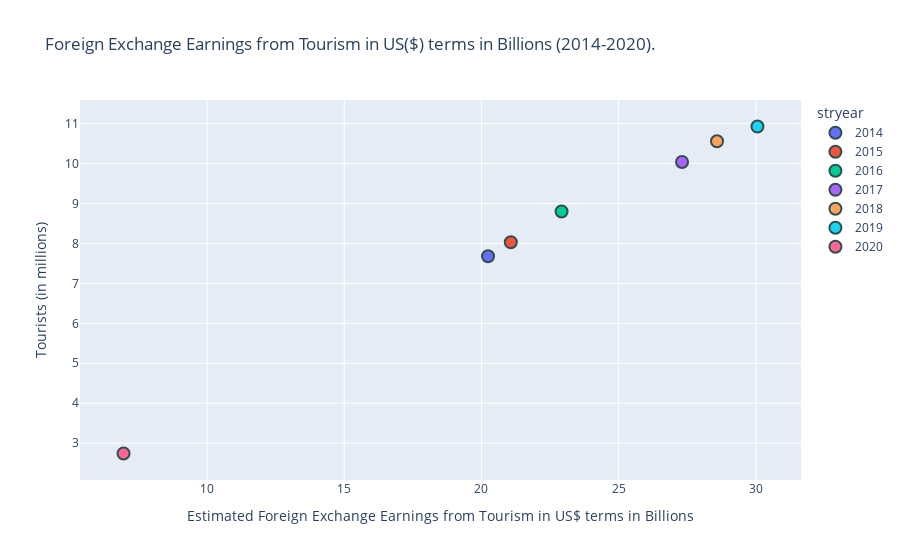

The code cell stored with this chart in its notebook:
### Code cell
#Plotting the scattergraph with Plotly
general["stryear"] = general["year"].astype("object")
fig3 = px.scatter(general, x="feeftust", y="noftaii",color="stryear",
       labels={"feeftust":"Estimated Foreign Exchange Earnings from Tourism in US$ terms in Billions", "noftaii": "Tourists (in millions)"},
       title="Foreign Exchange Earnings from Tourism in US($) terms in Billions (2014-2020).",
       hover_data=["year"])

#customizing the scatter plot
fig3.update_traces(marker=dict(size=12,
                              line=dict(width=2,
                                        color='DarkSlateGrey')),
                  selector=dict(mode='markers'))
fig3.update_layout(showlegend=True)
fig3.show()

### Figure 1 — Plotly figure (JSON) as saved in the notebook; plotly's stock layout.template omitted (floating-point values rounded to 4 significant figures)
{"data": [{"customdata": [[2014]], "hovertemplate": "stryear=2014<br>Estimated Foreign Exchange Earnings from Tourism in US$ terms in Billions=%{x}<br>Tourists (in millions)=%{y}<br>year=%{customdata[0]}<extra></extra>", "legendgroup": "2014", "marker": {"color": "#636efa", "symbol": "circle", "line": {"color": "DarkSlateGrey", "width": 2}, "size": 12}, "mode": "markers", "name": "2014", "orientation": "v", "showlegend": true, "x": [20.24], "xaxis": "x", "y": [7.68], "yaxis": "y", "type": "scatter"}, {"customdata": [[2015]], "hovertemplate": "stryear=2015<br>Estimated Foreign Exchange Earnings from Tourism in US$ terms in Billions=%{x}<br>Tourists (in millions)=%{y}<br>year=%{customdata[0]}<extra></extra>", "legendgroup": "2015", "marker": {"color": "#EF553B", "symbol": "circle", "line": {"color": "DarkSlateGrey", "width": 2}, "size": 12}, "mode": "markers", "name": "2015", "orientation": "v", "showlegend": true, "x": [21.07], "xaxis": "x", "y": [8.03], "yaxis": "y", "type": "scatter"}, {"customdata": [[2016]], "hovertemplate": "stryear=2016<br>Estimated Foreign Exchange Earnings from Tourism in US$ terms in Billions=%{x}<br>Tourists (in millions)=%{y}<br>year=%{customdata[0]}<extra></extra>", "legendgroup": "2016", "marker": {"color": "#00cc96", "symbol": "circle", "line": {"color": "DarkSlateGrey", "width": 2}, "size": 12}, "mode": "markers", "name": "2016", "orientation": "v", "showlegend": true, "x": [22.92], "xaxis": "x", "y": [8.8], "yaxis": "y", "type": "scatter"}, {"customdata": [[2017]], "hovertemplate": "stryear=2017<br>Estimated Foreign Exchange Earnings from Tourism in US$ terms in Billions=%{x}<br>Tourists (in millions)=%{y}<br>year=%{customdata[0]}<extra></extra>", "legendgroup": "2017", "marker": {"color": "#ab63fa", "symbol": "circle", "line": {"color": "DarkSlateGrey", "width": 2}, "size": 12}, "mode": "markers", "name": "2017", "orientation": "v", "showlegend": true, "x": [27.31], "xaxis": "x", "y": [10.04], "yaxis": "y", "type": "scatter"}, {"customdata": [[2018]], "hovertemplate": "stryear=2018<br>Estimated Foreign Exchange Earnings from Tourism in US$ terms in Billions=%{x}<br>Tourists (in millions)=%{y}<br>year=%{customdata[0]}<extra></extra>", "legendgroup": "2018", "marker": {"color": "#FFA15A", "symbol": "circle", "line": {"color": "DarkSlateGrey", "width": 2}, "size": 12}, "mode": "markers", "name": "2018", "orientation": "v", "showlegend": true, "x": [28.59], "xaxis": "x", "y": [10.56], "yaxis": "y", "type": "scatter"}, {"customdata": [[2019]], "hovertemplate": "stryear=2019<br>Estimated Foreign Exchange Earnings from Tourism in US$ terms in Billions=%{x}<br>Tourists (in millions)=%{y}<br>year=%{customdata[0]}<extra></extra>", "legendgroup": "2019", "marker": {"color": "#19d3f3", "symbol": "circle", "line": {"color": "DarkSlateGrey", "width": 2}, "size": 12}, "mode": "markers", "name": "2019", "orientation": "v", "showlegend": true, "x": [30.06], "xaxis": "x", "y": [10.93], "yaxis": "y", "type": "scatter"}, {"customdata": [[2020]], "hovertemplate": "stryear=2020<br>Estimated Foreign Exchange Earnings from Tourism in US$ terms in Billions=%{x}<br>Tourists (in millions)=%{y}<br>year=%{customdata[0]}<extra></extra>", "legendgroup": "2020", "marker": {"color": "#FF6692", "symbol": "circle", "line": {"color": "DarkSlateGrey", "width": 2}, "size": 12}, "mode": "markers", "name": "2020", "orientation": "v", "showlegend": true, "x": [6.958], "xaxis": "x", "y": [2.74], "yaxis": "y", "type": "scatter"}], "layout": {"xaxis": {"anchor": "y", "domain": [0, 1], "title": {"text": "Estimated Foreign Exchange Earnings from Tourism in US$ terms in Billions"}}, "yaxis": {"anchor": "x", "domain": [0, 1], "title": {"text": "Tourists (in millions)"}}, "legend": {"title": {"text": "stryear"}, "tracegroupgap": 0}, "title": {"text": "Foreign Exchange Earnings from Tourism in US($) terms in Billions (2014-2020)."}, "showlegend": true}}
